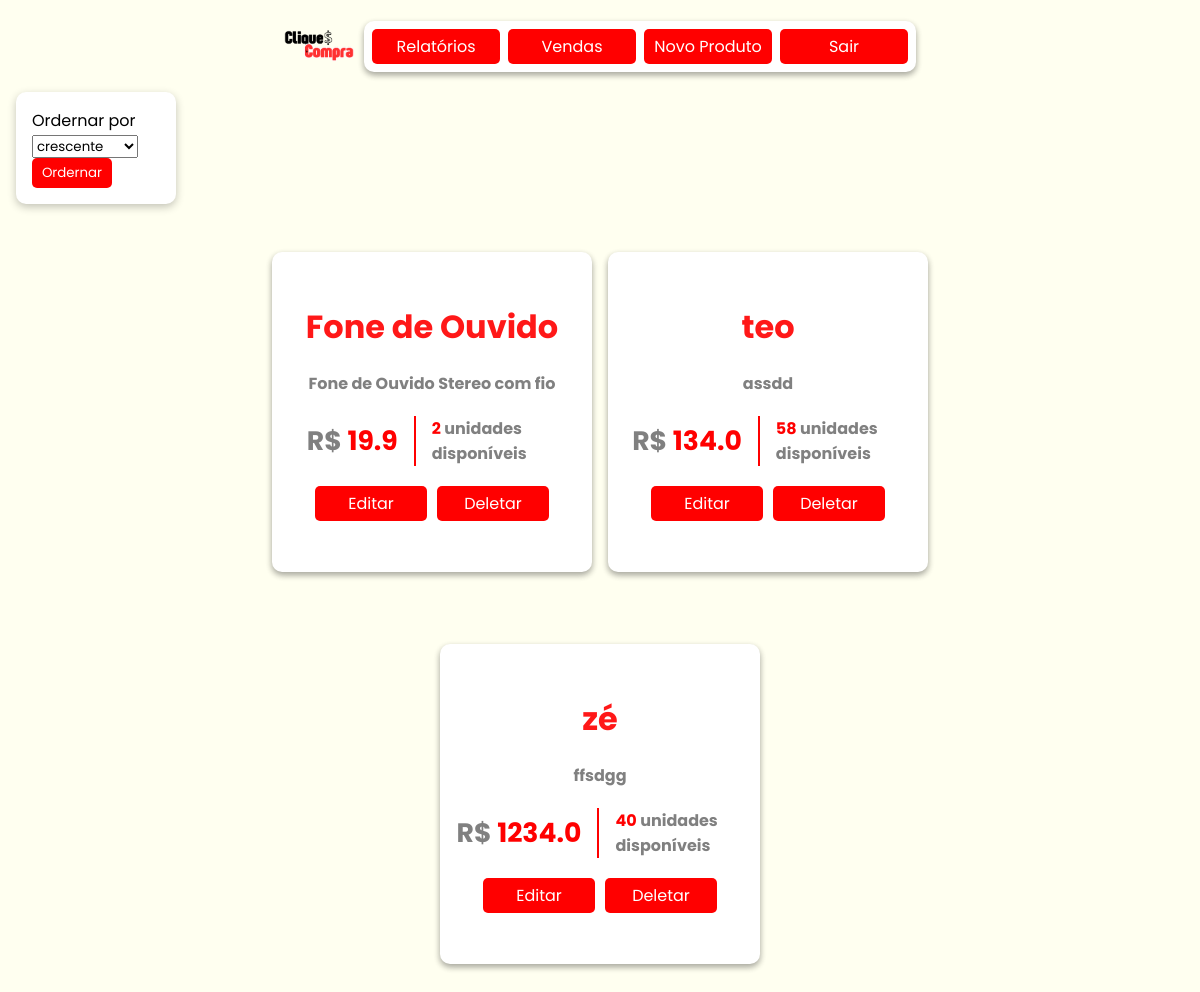
Page /produtos/ on the earlier database version.
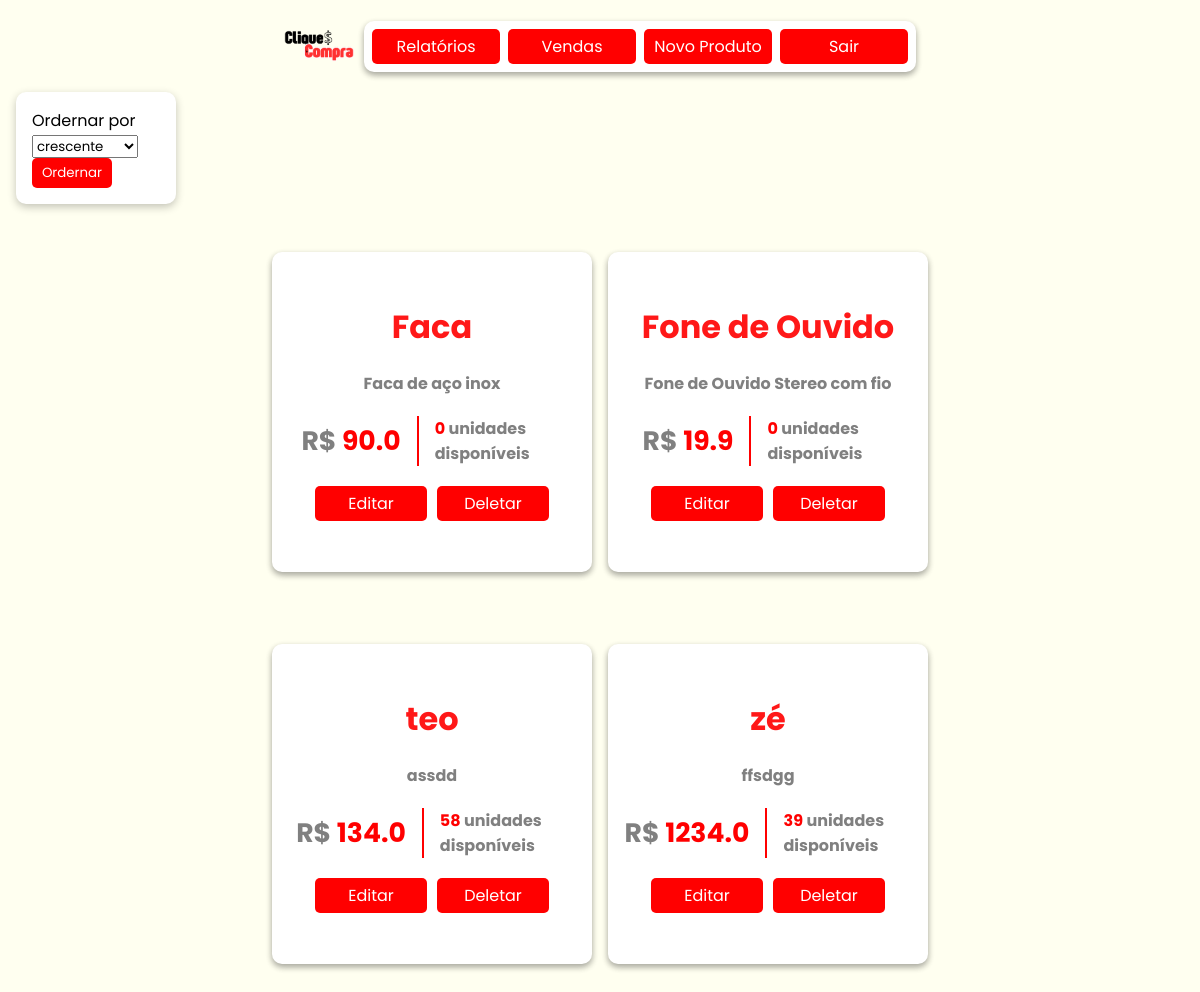
Same page on the later database version.
### models/produtos.py (models this page shows, shortened)
class Produto(Base):
    __tablename__ = 'tb_produtos'
    pro_id: Mapped[int] = mapped_column(primary_key=True, autoincrement=True)
    pro_nome: Mapped[str] = mapped_column(nullable=False)
    pro_descricao: Mapped[str] = mapped_column(nullable=False)
    pro_preco: Mapped[float] = mapped_column(nullable=False)
    pro_estoque: Mapped[int] = mapped_column()
    @classmethod
    def all(cls, ordem = "crescente"):
        if ordem == "crescente":
            direcao = "ASC"
        elif ordem == "decrescente":
            direcao = "DESC"
        sql = text(f"SELECT * FROM tb_produtos ORDER BY pro_nome {direcao}")
        produtos = session.execute(sql).fetchall()
        return produtos

### controllers/produtos.py (the view)
@produto_bp.route('/', methods=['GET','POST'])
def view():
    if request.method == 'POST':
        ordem = request.form['ordem']
        produtos = Produto.all(ordem=ordem)
    elif request.method == 'GET':
        produtos = Produto.all()
    return render_template('produtos/view.html', produtos = produtos)

### templates/produtos/view.html (shortened to what this page needs)
{% extends "model.html" %}
{% block head_extras %}
<link rel="stylesheet" href="{{ url_for('static', filename='style/model.css') }}">
<link rel="stylesheet" href="{{ url_for('static', filename='style/itens.css') }}">
{% endblock %}
{% block content %}
<nav>
    <img src="../../static/assets/cliqueconta.png" alt="Logo do CliqueCompra">
    <div class="links cat">
        <a href="{{url_for('relatorio.filtros')}}">Relatórios</a>
        <a href="{{url_for('venda.view')}}">Vendas</a>
        <a href="{{url_for('produtos.add')}}">Novo Produto</a>
        <a href="">Sair</a>
    </div>
</nav>
<div class="filtro p-v">
    <span>Ordernar por</span>
    <form action="{{url_for('produtos.view')}}" method="post">
        <select name="ordem" id="filtro-cli">
            <option value="crescente">crescente</option>
        </select>
        <button type="submit">Ordernar</button>
    </form>
</div>
<div id="produto">
    <ol class="itens">
        {%if produtos %}
            {% for produto in produtos %}
                <li class="item">
                    <h1>{{produto.pro_nome}}</h1>
                    <h2 id="descricao">{{produto.pro_descricao}}</h2>
                    <div class="p-e">
                        <h2 id="preco"><span style="color: gray;">R$</span> {{produto.pro_preco}}</h2>
                        <div id="divisor"></div>
                        <h2 id="estoque"><span style="color: red;">{{produto.pro_estoque}}</span> unidades disponíveis</h2>
                    </div>
                    <div class="links-p">
                        <a href="{{url_for('produtos.edit', pro_id=produto.pro_id)}}">Editar</a>
                        <a href="{{url_for('produtos.remove', pro_id=produto.pro_id)}}">Deletar</a>
                    </div>
                </li>
            {% endfor %}
        {%else%}
                <h1>Nosso Estoque Zerou :(</h1>
        {%endif%}
    </ol>
</div>
{% endblock %}

Differences in the rows shown:
added Produto: pro_nome "Faca", pro_descricao "Faca de aço inox", pro_preco "90.0", pro_estoque "0"
changed Produto "Fone de Ouvido": pro_estoque "2" → "0"
changed Produto "zé": pro_estoque "40" → "39"
